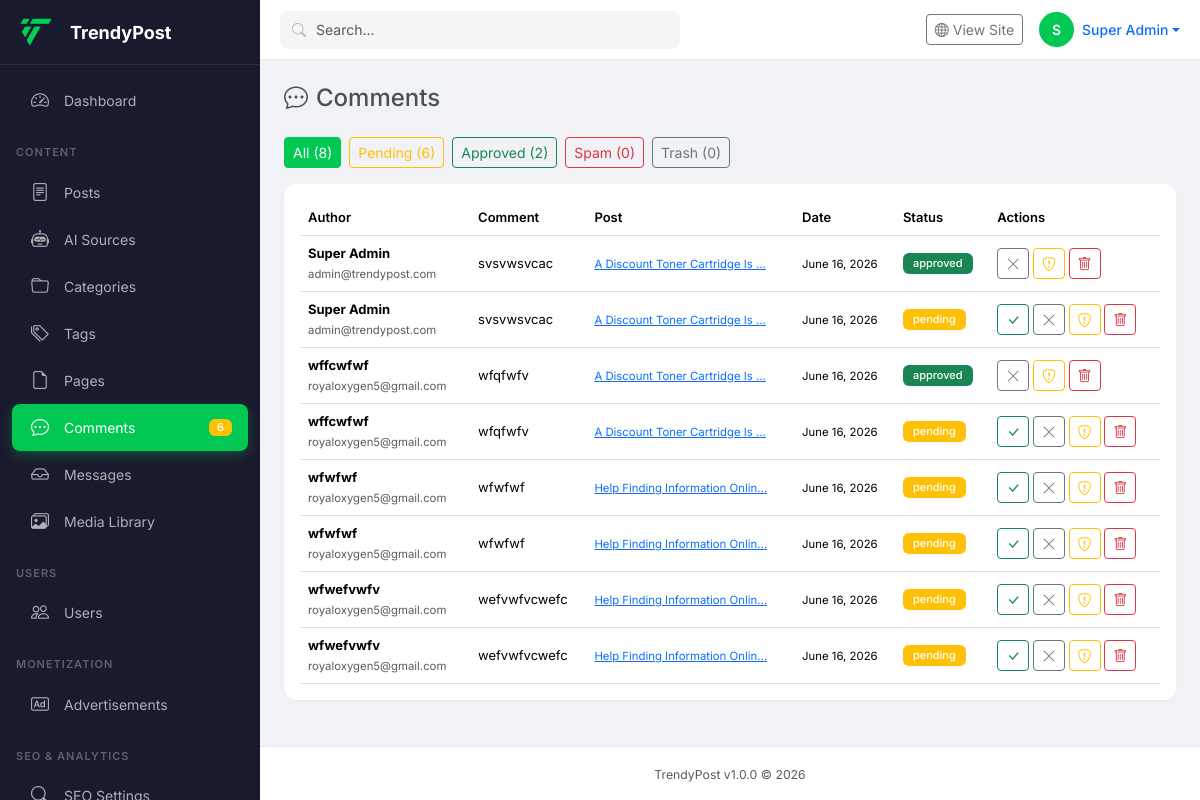
/admin/admin/?route=comments (signed in), run on the app's committed database.
### tables this page shows
CREATE TABLE users (
    id INT UNSIGNED AUTO_INCREMENT PRIMARY KEY,
    username VARCHAR(50) NOT NULL UNIQUE,
    email VARCHAR(100) NOT NULL UNIQUE,
    password_hash VARCHAR(255) NOT NULL,
    display_name VARCHAR(100),
    first_name VARCHAR(50),
    last_name VARCHAR(50),
    avatar VARCHAR(255),
    bio TEXT,
    role_id INT UNSIGNED NOT NULL DEFAULT 6,
    status ENUM('active','inactive','banned','pending') DEFAULT 'pending',
    email_verified TINYINT(1) DEFAULT 0,
    email_verified_at DATETIME,
    remember_token VARCHAR(100),
    reset_token VARCHAR(100),
    reset_expires DATETIME,
    last_login_at DATETIME,
    last_login_ip VARCHAR(45),
    login_attempts TINYINT UNSIGNED DEFAULT 0,
    locked_until DATETIME,
    google_id VARCHAR(100),
    facebook_id VARCHAR(100),
    twitter_id VARCHAR(100),
    seo_title VARCHAR(70),
    seo_description VARCHAR(160),
    social_links JSON,
    created_at TIMESTAMP DEFAULT CURRENT_TIMESTAMP,
    updated_at TIMESTAMP DEFAULT CURRENT_TIMESTAMP ON UPDATE CURRENT_TIMESTAMP,
    FOREIGN KEY (role_id) REFERENCES roles(id) ON DELETE RESTRICT,
    INDEX idx_email (email),
    INDEX idx_status (status),
    INDEX idx_role (role_id),
    INDEX idx_username (username)
);

CREATE TABLE comments (
    id INT UNSIGNED AUTO_INCREMENT PRIMARY KEY,
    post_id INT UNSIGNED NOT NULL,
    parent_id INT UNSIGNED DEFAULT NULL,
    user_id INT UNSIGNED,
    author_name VARCHAR(100),
    author_email VARCHAR(100),
    author_website VARCHAR(255),
    author_ip VARCHAR(45),
    content TEXT NOT NULL,
    status ENUM('approved','pending','spam','trash') DEFAULT 'pending',
    is_pinned TINYINT(1) DEFAULT 0,
    like_count INT UNSIGNED DEFAULT 0,
    user_agent VARCHAR(255),
    created_at TIMESTAMP DEFAULT CURRENT_TIMESTAMP,
    updated_at TIMESTAMP DEFAULT CURRENT_TIMESTAMP ON UPDATE CURRENT_TIMESTAMP,
    FOREIGN KEY (post_id) REFERENCES posts(id) ON DELETE CASCADE,
    FOREIGN KEY (parent_id) REFERENCES comments(id) ON DELETE CASCADE,
    FOREIGN KEY (user_id) REFERENCES users(id) ON DELETE SET NULL,
    INDEX idx_post (post_id),
    INDEX idx_status (status),
    INDEX idx_parent (parent_id),
    INDEX idx_created (created_at),
    INDEX idx_post_status (post_id, status)
);

CREATE TABLE posts (
    id INT UNSIGNED AUTO_INCREMENT PRIMARY KEY,
    title VARCHAR(255) NOT NULL,
    slug VARCHAR(255) NOT NULL UNIQUE,
    excerpt TEXT,
    content LONGTEXT,
    featured_image VARCHAR(255),
    featured_image_alt VARCHAR(255),
    featured_image_caption VARCHAR(255),
    author_id INT UNSIGNED NOT NULL,
    category_id INT UNSIGNED,
    status ENUM('published','draft','scheduled','pending_review','trash') DEFAULT 'draft',
    post_type ENUM('standard','video','audio','gallery','quote') DEFAULT 'standard',
    visibility ENUM('public','password_protected','private') DEFAULT 'public',
    password VARCHAR(255),
    is_featured TINYINT(1) DEFAULT 0,
    is_breaking TINYINT(1) DEFAULT 0,
    is_sticky TINYINT(1) DEFAULT 0,
    allow_comments TINYINT(1) DEFAULT 1,
    comment_count INT UNSIGNED DEFAULT 0,
    view_count INT UNSIGNED DEFAULT 0,
    like_count INT UNSIGNED DEFAULT 0,
    reading_time TINYINT UNSIGNED,
    published_at DATETIME,
    scheduled_at DATETIME,
    password_expires DATETIME,
     
    seo_title VARCHAR(70),
    seo_description VARCHAR(160),
    seo_keywords VARCHAR(255),
    focus_keyword VARCHAR(100),
    secondary_keywords VARCHAR(255),
    canonical_url VARCHAR(255),
    meta_robots VARCHAR(50) DEFAULT 'index,follow',
    schema_type VARCHAR(50) DEFAULT 'NewsArticle',
    og_title VARCHAR(200),
    og_description VARCHAR(300),
    og_image VARCHAR(255),
    twitter_card VARCHAR(20) DEFAULT 'summary_large_image',
    twitter_title VARCHAR(200),
    twitter_description VARCHAR(300),
    twitter_image VARCHAR(255),
     
    seo_score TINYINT UNSIGNED DEFAULT 0,
    readability_score TINYINT UNSIGNED DEFAULT 0,
    keyword_density DECIMAL(5,2) DEFAULT 0.00,
    internal_links JSON,
     
    article_modified_at DATETIME,
    article_section VARCHAR(100),
    article_tags JSON,
    word_count INT UNSIGNED DEFAULT 0,
    created_at TIMESTAMP DEFAULT CURRENT_TIMESTAMP,
    updated_at TIMESTAMP DEFAULT CURRENT_TIMESTAMP ON UPDATE CURRENT_TIMESTAMP,
    FOREIGN KEY (author_id) REFERENCES users(id) ON DELETE RESTRICT,
    FOREIGN KEY (category_id) REFERENCES categories(id) ON DELETE SET NULL,
    INDEX idx_slug (slug),
    INDEX idx_status (status),
    INDEX idx_author (author_id),
    INDEX idx_category (category_id),
    INDEX idx_featured (is_featured),
    INDEX idx_breaking (is_breaking),
    INDEX idx_published (published_at),
    INDEX idx_status_date (status, published_at),
    INDEX idx_type (post_type),
    INDEX idx_created (created_at),
    FULLTEXT INDEX ft_title_content (title, content, excerpt)
);

### admin/comments/index.php (the view, shortened to what the rows shown need)
<?php
$status = $_GET['status'] ?? '';
$where = '1=1';
$params = [];
$comments = Database::fetchAll("SELECT c.*, p.title as post_title, p.slug as post_slug FROM comments c JOIN posts p ON c.post_id = p.id WHERE {$where} ORDER BY c.created_at DESC LIMIT 50", $params);
$counts = ['all'=>Database::count('comments'),'approved'=>Database::count('comments',"status='approved'"),'pending'=>Database::count('comments',"status='pending'"),'spam'=>Database::count('comments',"status='spam'"),'trash'=>Database::count('comments',"status='trash'")];
include ADMIN_PATH . 'layout/header.php';
?>
<div class="d-flex justify-content-between align-items-center mb-4 flex-wrap gap-2"><h4 class="mb-0"><i class="bi bi-chat-dots me-2"></i>Comments</h4></div>
<div class="d-flex gap-2 mb-3 flex-wrap">
    <a href="<?php echo admin_url('comments'); ?>" class="btn btn-sm <?php echo !$status?'btn-success':'btn-outline-secondary'; ?>">All (<?php echo $counts['all']; ?>)</a>
    <a href="<?php echo admin_url('comments&status=pending'); ?>" class="btn btn-sm <?php echo $status==='pending'?'btn-warning':'btn-outline-warning'; ?>">Pending (<?php echo $counts['pending']; ?>)</a>
    <a href="<?php echo admin_url('comments&status=approved'); ?>" class="btn btn-sm <?php echo $status==='approved'?'btn-success':'btn-outline-success'; ?>">Approved (<?php echo $counts['approved']; ?>)</a>
    <a href="<?php echo admin_url('comments&status=spam'); ?>" class="btn btn-sm <?php echo $status==='spam'?'btn-danger':'btn-outline-danger'; ?>">Spam (<?php echo $counts['spam']; ?>)</a>
    <a href="<?php echo admin_url('comments&status=trash'); ?>" class="btn btn-sm <?php echo $status==='trash'?'btn-secondary':'btn-outline-secondary'; ?>">Trash (<?php echo $counts['trash']; ?>)</a>
</div>
<div class="card border-0"><div class="card-body"><div class="table-responsive">
    <table class="table table-hover"><thead><tr><th>Author</th><th>Comment</th><th>Post</th><th>Date</th><th>Status</th><th>Actions</th></tr></thead>
    <tbody><?php foreach($comments as $c): ?><tr>
        <td><strong><?php echo esc($c['author_name']); ?></strong><br><small class="text-muted text-break"><?php echo esc($c['author_email']); ?></small></td>
        <td class="text-break"><?php echo esc(truncate($c['content'], 100)); ?></td>
        <td><a href="<?php echo post_url($c['post_slug']); ?>" target="_blank" class="small"><?php echo truncate($c['post_title'], 30); ?></a></td>
        <td><small><?php echo time_ago($c['created_at']); ?></small></td>
        <td><span class="badge bg-<?php echo $c['status']==='approved'?'success':($c['status']==='pending'?'warning':($c['status']==='spam'?'danger':'secondary')); ?>"><?php echo $c['status']; ?></span></td>
        <td>
            <?php $tok = csrf_token(); if($c['status']!=='approved'): ?><a href="<?php echo admin_url('comments&action=approve&id='.$c['id'].'&_token='.$tok); ?>" class="btn btn-sm btn-outline-success" title="Approve"><i class="bi bi-check-lg"></i></a><?php endif; ?>
            <?php if($c['status']!=='trash'): ?><a href="<?php echo admin_url('comments&action=reject&id='.$c['id'].'&_token='.$tok); ?>" class="btn btn-sm btn-outline-secondary" title="Reject"><i class="bi bi-x-lg"></i></a><?php endif; ?>
            <?php if($c['status']!=='spam'): ?><a href="<?php echo admin_url('comments&action=spam&id='.$c['id'].'&_token='.$tok); ?>" class="btn btn-sm btn-outline-warning" title="Spam"><i class="bi bi-shield-exclamation"></i></a><?php endif; ?>
            <a href="<?php echo admin_url('comments&action=delete&id='.$c['id'].'&_token='.$tok); ?>" class="btn btn-sm btn-outline-danger delete-confirm" title="Delete"><i class="bi bi-trash"></i></a>
        </td>
    </tr><?php endforeach; ?></tbody>
</table></div></div></div>
<?php include ADMIN_PATH . 'layout/footer.php'; ?>

### admin/layout/header.php (shortened to what the rows shown need)
<?php if (!defined('ADMIN')) die('Direct access not permitted.');
$route = $_GET['route'] ?? 'dashboard';
$route = preg_replace('#^admin/?|^/admin/?#', '', $route);
if (!isset($stats)) {
    $stats = ['comments' => ['pending' => Database::count('comments', "status = 'pending'") ?? 0]];
}
?>
<!DOCTYPE html>
<html lang="en">
<head>
    <link href="https://cdn.jsdelivr.net/npm/bootstrap@5.3.2/dist/css/bootstrap.min.css" rel="stylesheet">
    <link href="https://cdn.jsdelivr.net/npm/bootstrap-icons@1.11.1/font/bootstrap-icons.css" rel="stylesheet">
    <link href="<?php echo ADMIN_ASSETS_URL; ?>admin.css?v=<?php echo APP_VERSION; ?>" rel="stylesheet">
</head>
<body class="admin-body">
<div class="admin-wrapper">
    <nav class="admin-sidebar" id="adminSidebar">
        <div class="sidebar-header">
            <a href="<?php echo admin_url('dashboard'); ?>" class="sidebar-brand">
                <img src="<?php echo image_url('trendypost-logo.png'); ?>" alt="TrendyPost" height="32" onerror="this.style.display='none';this.parentElement.innerHTML+='<span class=\'fw-bold text-white\'>TP</span>'">
                <span class="ms-2 fw-bold text-white">TrendyPost</span>
            </a>
        </div>
        <ul class="sidebar-nav">
            <li><a href="<?php echo admin_url('dashboard'); ?>" class="<?php echo $route==='dashboard'?'active':''; ?>"><i class="bi bi-speedometer2"></i> Dashboard</a></li>
            <li class="nav-section">CONTENT</li>
            <li><a href="<?php echo admin_url('posts'); ?>" class="<?php echo $route==='posts'?'active':''; ?>"><i class="bi bi-file-text"></i> Posts</a></li>
            <li><a href="<?php echo admin_url('ai-sources'); ?>" class="<?php echo $route==='ai-sources'?'active':''; ?>"><i class="bi bi-robot"></i> AI Sources</a></li>
            <li><a href="<?php echo admin_url('categories'); ?>" class="<?php echo $route==='categories'?'active':''; ?>"><i class="bi bi-folder"></i> Categories</a></li>
            <li><a href="<?php echo admin_url('tags'); ?>" class="<?php echo $route==='tags'?'active':''; ?>"><i class="bi bi-tags"></i> Tags</a></li>
            <li><a href="<?php echo admin_url('pages'); ?>" class="<?php echo $route==='pages'?'active':''; ?>"><i class="bi bi-file-earmark"></i> Pages</a></li>
            <li><a href="<?php echo admin_url('comments'); ?>" class="<?php echo $route==='comments'?'active':''; ?>"><i class="bi bi-chat-dots"></i> Comments<?php $pc = $stats['comments']['pending'] ?? 0; if ($pc): ?> <span class="badge bg-warning"><?php echo $pc; ?></span><?php endif; ?></a></li>
            <?php if (Auth::isAdmin() || Auth::can('contact.view')): ?>
            <li><a href="<?php echo admin_url('messages'); ?>" class="<?php echo $route==='messages'?'active':''; ?>"><i class="bi bi-inbox"></i> Messages</a></li>
            <?php endif; ?>
            <li><a href="<?php echo admin_url('media'); ?>" class="<?php echo $route==='media'?'active':''; ?>"><i class="bi bi-images"></i> Media Library</a></li>
            <li class="nav-section">USERS</li>
            <li><a href="<?php echo admin_url('users'); ?>" class="<?php echo $route==='users'?'active':''; ?>"><i class="bi bi-people"></i> Users</a></li>
            <li class="nav-section">MONETIZATION</li>
            <li><a href="<?php echo admin_url('ads'); ?>" class="<?php echo $route==='ads'?'active':''; ?>"><i class="bi bi-badge-ad"></i> Advertisements</a></li>
            <li class="nav-section">SEO & ANALYTICS</li>
            <li><a href="<?php echo admin_url('seo'); ?>" class="<?php echo $route==='seo'?'active':''; ?>"><i class="bi bi-search"></i> SEO Settings</a></li>
        </ul>
    </nav>
    <div class="admin-main">
        <header class="admin-topbar">
            <div class="topbar-search d-none d-md-block">
                <i class="bi bi-search"></i>
                <input type="text" placeholder="Search..." class="form-control form-control-sm">
            </div>
            <div class="topbar-actions ms-auto d-flex align-items-center gap-2 gap-md-3">
                <a href="<?php echo url(); ?>" target="_blank" class="btn btn-sm btn-outline-secondary"><i class="bi bi-globe"></i> <span class="d-none d-sm-inline">View Site</span></a>
                <div class="dropdown">
                    <a href="#" class="d-flex align-items-center text-decoration-none dropdown-toggle" data-bs-toggle="dropdown">
                        <div class="bg-success text-white rounded-circle d-flex align-items-center justify-content-center me-2" style="width:35px;height:35px;font-size:14px;font-weight:600;background-color:var(--tp-primary, #00C853)!important">
                            <?php echo strtoupper(substr(Auth::user()['display_name'] ?? 'A', 0, 1)); ?>
                        </div>
                        <span class="d-none d-md-block fw-medium"><?php echo Auth::user()['display_name'] ?? 'Admin'; ?></span>
                    </a>
                </div>
            </div>
        </header>
        <div class="admin-content">

### data on the page
users: display_name "S", display_name "Super Admin"
comments: author_name "Super Admin", author_email "admin@trendypost.com", content "svsvwsvcac", post.title "A Discount Toner Cartridge Is ...", created_at "June 16, 2026", status "approved"
comments: author_name "Super Admin", author_email "admin@trendypost.com", content "svsvwsvcac", post.title "A Discount Toner Cartridge Is ...", created_at "June 16, 2026", status "pending"
comments: author_name "wffcwfwf", author_email "royaloxygen5@gmail.com", content "wfqfwfv", post.title "A Discount Toner Cartridge Is ...", created_at "June 16, 2026", status "approved"
comments: author_name "wffcwfwf", author_email "royaloxygen5@gmail.com", content "wfqfwfv", post.title "A Discount Toner Cartridge Is ...", created_at "June 16, 2026", status "pending"
comments: author_name "wfwfwf", author_email "royaloxygen5@gmail.com", content "wfwfwf", post.title "Help Finding Information Onlin...", created_at "June 16, 2026", status "pending"
comments: author_name "wfwfwf", author_email "royaloxygen5@gmail.com", content "wfwfwf", post.title "Help Finding Information Onlin...", created_at "June 16, 2026", status "pending"
comments: author_name "wfwefvwfv", author_email "royaloxygen5@gmail.com", content "wefvwfvcwefc", post.title "Help Finding Information Onlin...", created_at "June 16, 2026", status "pending"
comments: author_name "wfwefvwfv", author_email "royaloxygen5@gmail.com", content "wefvwfvcwefc", post.title "Help Finding Information Onlin...", created_at "June 16, 2026", status "pending"

### other printed values
$pc "6"
$counts['all'] "8"
$counts['pending'] "6"
$counts['approved'] "2"
$counts['spam'] "0"
$counts['trash'] "0"
APP_VERSION "1.0.0"
